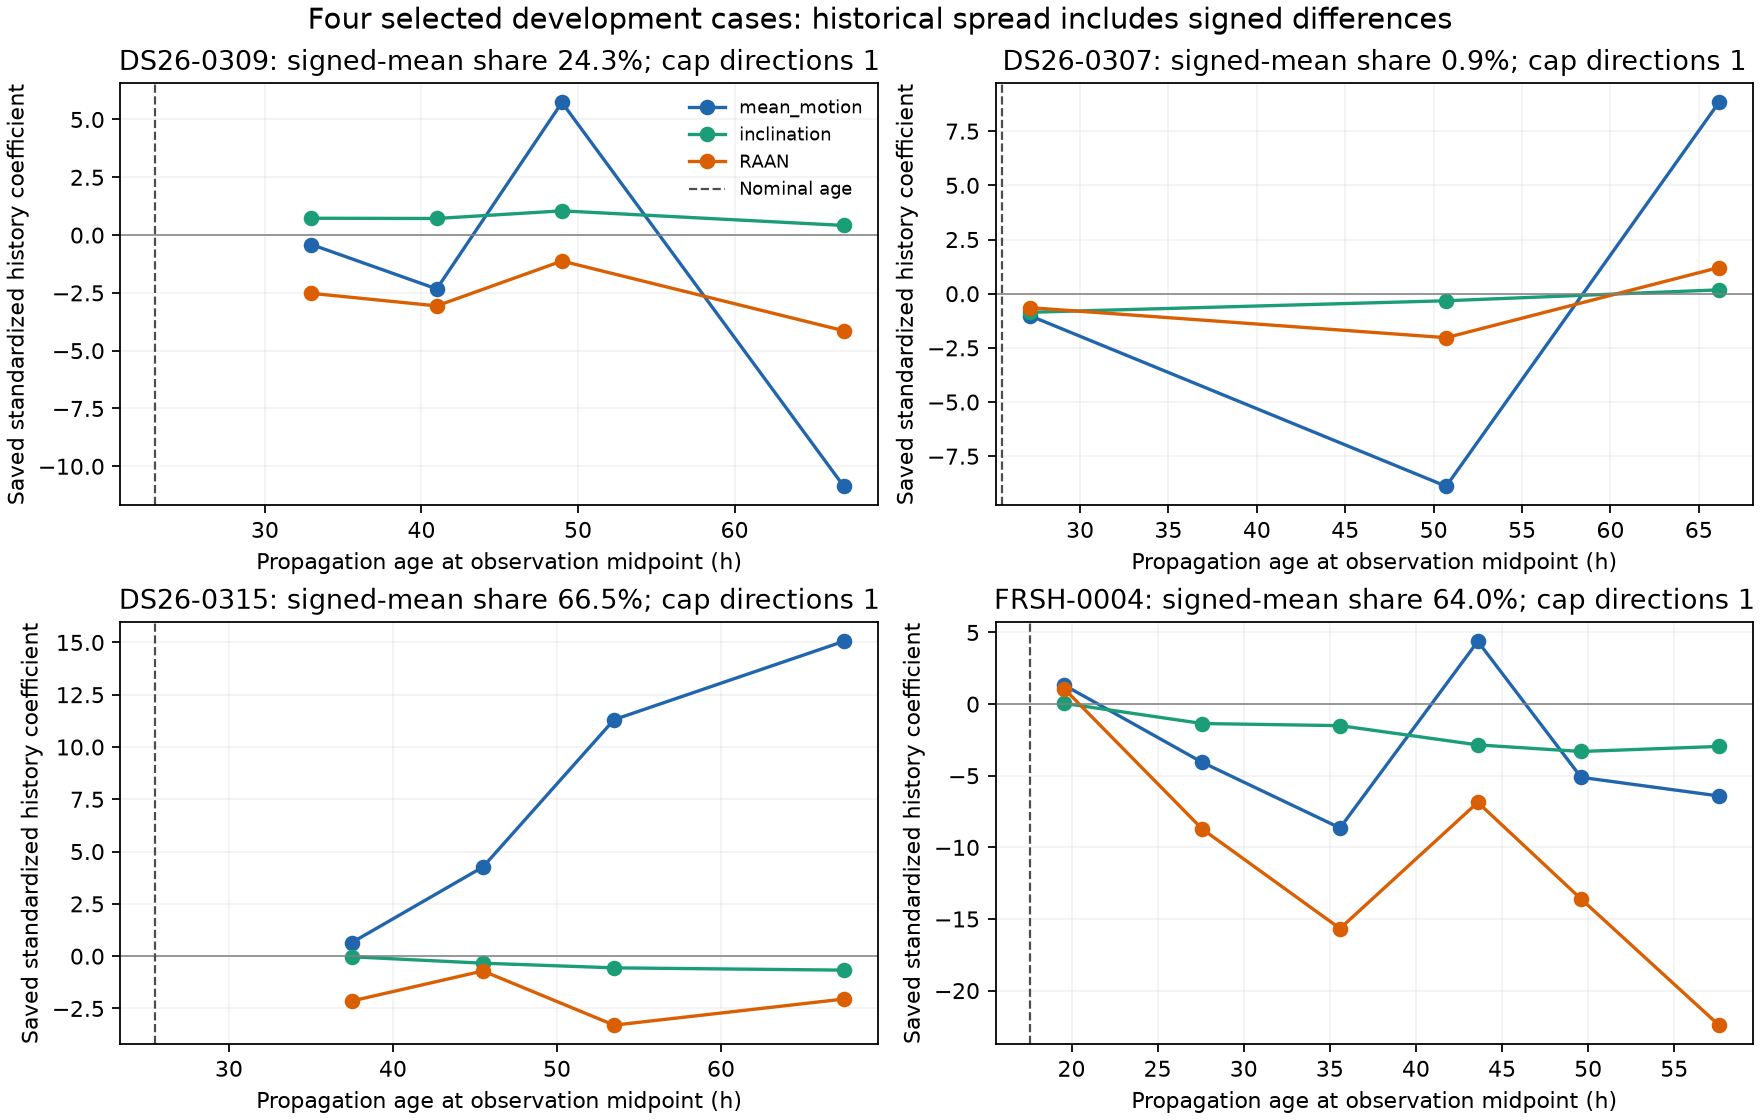

Recreate this plot in Python.
"""Posthoc four-case description using saved receipts; no RF or position fits.

The case panel was fixed for its known development outcomes. These diagnostics
never provide covariance inputs, classifier features or acceptance thresholds.
"""
import csv
import hashlib
import json
from pathlib import Path

import numpy as np


ROOT = Path(__file__).resolve().parent
OLD = ROOT.parents[1]/"2026_11_02_generalized_corrections"
CASES = ("DS26-0309", "DS26-0307", "DS26-0315", "FRSH-0004")
MODES = ("mean_motion", "inclination", "RAAN")


def read(path):
    return json.loads(Path(path).read_text())


def sha(path):
    return hashlib.sha256(Path(path).read_bytes()).hexdigest()


def decompose(coefficients):
    """Population identity, not a claim of independent sample covariance."""
    a = np.asarray(coefficients, float)
    mean = a.mean(axis=0)
    centered = a-mean
    spread = centered.T@centered/len(a)
    second = a.T@a/len(a)
    bias = np.outer(mean, mean)
    if not np.allclose(second, spread+bias, atol=1e-12, rtol=1e-12):
        raise ValueError("Second moment decomposition failed")
    trace = float(np.trace(second))
    return mean, spread, second, dict(
        squared_mean_trace=float(mean@mean), centered_spread_trace=float(np.trace(spread)),
        second_moment_trace=trace, squared_mean_trace_fraction=float(mean@mean/trace) if trace else None)


def csv_write(path, rows):
    with Path(path).open("w") as handle:
        writer = csv.DictWriter(handle, fieldnames=list(rows[0]))
        writer.writeheader()
        writer.writerows(rows)


def saved_phase_order(native):
    """Recover the sorted original graph label order without rebuilding a fit."""
    inventory = read(native["inventory_path"])
    job = inventory["job"]
    source = Path(job["root"])/"family_cavity/position"/(job["case"]+".json")
    baseline = read(source)
    node = baseline["selected"]["node"] if baseline["accepted"] else baseline["baseline_node"]
    labels = {}
    for row in node["seed"]["rows"]:
        if row["active_curvature"]:
            j, n = row["candidate_index"], row["candidate_norad"]
            if j in labels and labels[j] != n:
                raise ValueError("Saved graph candidate number mismatch")
            labels[j] = n
    return [labels[j] for j in sorted(labels)], dict(path=str(source), sha256=sha(source))


def main():
    paths = dict(combined=OLD/"evaluation/combined_results.json", roster=OLD/"evaluation/rf_roster.json",
                 inventory=OLD/"covariance/derived_inventory.json", positions=OLD/"position_results.csv")
    records = {r["case"]:r for r in read(paths["combined"])["rows"]}
    roster = {r["case"]:r for r in read(paths["roster"])["cases"]}
    inventory = {r["case"]:r for r in read(paths["inventory"])["rows"]}
    positions = {(r["case"],r["arm"],r["method"]):r for r in csv.DictReader(paths["positions"].open())}
    outputs, summaries, history_rows, arm_rows = [], [], [], []
    for case in CASES:
        record = records[case]
        receipt = record["prior_receipt"]
        source = inventory[case]
        if (receipt["selected_family"] != source["selected_family"]
                or not np.allclose(receipt["coefficient_covariance"], source["coefficient_covariance"], atol=1e-12)):
            raise ValueError("Inventory metadata does not describe runtime covariance")
        native = read(roster[case]["input_path"])
        phase_order, phase_source = saved_phase_order(native)
        midpoint = receipt["common_epoch_utc_ns"][1]
        nominal_age = (midpoint-receipt["nominal_epoch_utc_ns"])/3.6e12
        historical = receipt["historical_projection"]
        a = np.asarray([r["coefficients"] for r in historical])
        mean, spread, second, decomposition = decompose(a)
        if not np.allclose(second, receipt["second_moment"], atol=1e-12):
            raise ValueError("Saved historical coefficients differ from runtime second moment")
        covariance = np.asarray(receipt["coefficient_covariance"])
        eigen, vectors = np.linalg.eigh(covariance)
        unbounded, raw_vectors = np.linalg.eigh(.5*np.eye(3)+.5*second)
        scales = source["mode_metadata"]
        sigma = np.asarray([scales["mean_motion_sigma_rev_day"], scales["inclination_sigma_deg"], scales["raan_sigma_deg"]])
        ages = [(midpoint-r["epoch_utc_ns"])/3.6e12 for r in historical]
        direction = np.diag(second)/np.trace(second)
        summary = dict(case=case, target_family=receipt["selected_family"], historical_epochs=len(a),
            nominal_age_h=nominal_age, mean_historical_age_h=float(np.mean(ages)),
            minimum_historical_age_h=min(ages), maximum_historical_age_h=max(ages),
            mean_extra_historical_age_h=float(np.mean(ages)-nominal_age),
            squared_mean_trace_fraction=decomposition["squared_mean_trace_fraction"],
            maximum_unbounded_covariance_eigenvalue=float(unbounded[-1]),
            maximum_bounded_covariance_eigenvalue=float(eigen[-1]),
            upper_capped_directions=int(np.sum(unbounded>16+1e-10)),
            lower_floored_directions=int(np.sum(unbounded<1-1e-10)),
            represented_state_energy_fraction=receipt["represented_energy_fraction"])
        for k, mode in enumerate(MODES):
            summary[mode+"_signed_mean_standardized"] = float(mean[k])
            summary[mode+"_centered_SD_standardized"] = float(np.sqrt(spread[k,k]))
            summary[mode+"_second_moment_trace_fraction"] = float(direction[k])
            summary[mode+"_incumbent_physical_SD"] = float(sigma[k])
            summary[mode+"_signed_mean_physical"] = float(mean[k]*sigma[k])
        for item, age in zip(historical, ages):
            history_rows.append(dict(case=case, target_family=receipt["selected_family"], historical_age_h=age,
                epoch_utc_ns=item["epoch_utc_ns"], alignment_s=item["alignment_s"],
                mean_motion=item["coefficients"][0], inclination=item["coefficients"][1], RAAN=item["coefficients"][2]))
        arms = {}
        for arm in ("c0", "fitted_c"):
            A = record["variants"]["A"]["raw_endpoints"][arm]
            B = record["variants"]["A+B"]["raw_endpoints"][arm]
            pa = np.asarray(A["history"][-1]["posterior_phase"])
            pb = np.asarray(B["history"][-1]["posterior_phase"])
            if pa.shape != pb.shape:
                raise ValueError("Saved phase vectors use different orders")
            label_order = phase_order
            labels_known = len(label_order) == len(pa) and all(
                c["norad"] in label_order for c in A["exact_checks"])
            target_index = label_order.index(receipt["selected_family"]) if labels_known else None
            target_delta = float((pb-pa)[target_index]) if labels_known else None
            ap, bp = positions[(case,arm,"A")], positions[(case,arm,"A+B")]
            selected_A = record["variants"]["A"]["selected_output"][arm]
            selected_A_x = selected_A.get("x", native["baseline_arms"][arm]["endpoint_east_north_km"])
            arms[arm] = dict(
                saved_A_qualified=A["qualified"], saved_B_qualified=B["qualified"],
                A_policy_accepted=record["variants"]["A"]["accepted"], A_selected_source=selected_A["source"],
                candidate_movement_from_selected_A_km=float(np.linalg.norm(np.asarray(B["x"])-selected_A_x)),
                raw_A_movement_from_selected_A_km=float(np.linalg.norm(np.asarray(A["x"])-selected_A_x)),
                raw_A_to_B_curved_RMS_change_hz=B["rms_hz"]-A["rms_hz"],
                phase_norad_order=label_order if labels_known else None,
                phase_label_source=phase_source if labels_known else None,
                phase_vector_A_s=pa.tolist(), phase_vector_B_s=pb.tolist(),
                phase_vector_change_s=(pb-pa).tolist(),
                maximum_absolute_phase_change_s=float(max(abs(pb-pa))),
                target_phase_change_s=target_delta,
                saved_mode_posterior_available=False, saved_receiver_posterior_available=False,
                mode_posterior=None, receiver_posterior=None,
                posthoc_A_position_error_m=float(ap["error_m"]),
                posthoc_B_position_error_m=float(bp["error_m"]),
                posthoc_position_error_change_m=float(bp["error_m"])-float(ap["error_m"]))
            arm_rows.append(dict(case=case, arm=arm, **{k:v for k,v in arms[arm].items()
                if not isinstance(v,(dict,list))}))
        summaries.append(summary)
        outputs.append(dict(case=case, summary=summary, historical_signed_mean=mean.tolist(),
            centered_population_spread=spread.tolist(), squared_mean_component=np.outer(mean,mean).tolist(),
            uncentered_second_moment=second.tolist(), decomposition=decomposition,
            incumbent_mode_physical_SD=sigma.tolist(), physical_units=["rev/day","deg","deg"],
            covariance=covariance.tolist(), covariance_eigenvalues=eigen.tolist(),
            covariance_eigenvectors_columns=vectors.tolist(), unbounded_covariance_eigenvalues=unbounded.tolist(),
            unbounded_principal_direction=raw_vectors[:,-1].tolist(), arms=arms,
            native_input_sha256=sha(roster[case]["input_path"]),
            covariance_history_sha256=receipt["history_sha256"],
            nominal_epoch_utc_ns=receipt["nominal_epoch_utc_ns"],
            RF_cutoff_utc_ns=native["scan_receipt"]["cutoff_utc_ns"]))
    packet = dict(posthoc_development_panel=True, fixed_cases=list(CASES),
        old_RF_and_published_position_outcomes_used_for_description=True,
        new_covariance_construction_or_selection=False, new_RF_or_position_fits=False,
        classifier_or_acceptance_rule_created=False,
        limitations="Four selected development cases; correlated historical revisions; standardized "
            "directions are not orthogonal physical energy. Squared mean is descriptive bias, not "
            "a justified orbit mean correction. Old mode/receiver posteriors were not persisted; "
            "none are reconstructed here.",
        inputs={name:dict(path=str(path),sha256=sha(path)) for name,path in paths.items()},
        source_sha256=sha(__file__),cases=outputs)
    (ROOT/"old_b_panel.json").write_text(json.dumps(packet,indent=2,allow_nan=False)+"\n")
    csv_write(ROOT/"old_b_panel_summary.csv", summaries)
    csv_write(ROOT/"old_b_panel_history.csv", history_rows)
    csv_write(ROOT/"old_b_panel_arms.csv", arm_rows)
    plot(outputs, history_rows)
    print(json.dumps(dict(cases=summaries, arm_diagnostics=arm_rows),indent=2))


def plot(cases, history):
    import matplotlib
    matplotlib.use("Agg")
    import matplotlib.pyplot as plt
    fig, axes = plt.subplots(2,2,figsize=(11,7),layout="constrained")
    for ax, result in zip(axes.flat, cases):
        case=result["case"];rows=sorted([r for r in history if r["case"]==case],key=lambda r:r["historical_age_h"])
        for mode,color in zip(MODES,["#2166ac","#1b9e77","#d95f02"]):
            ax.plot([r["historical_age_h"] for r in rows],[r[mode] for r in rows],"o-",label=mode,color=color)
        ax.axhline(0,color=".5",linewidth=.7)
        ax.axvline(result["summary"]["nominal_age_h"],color=".3",linestyle="--",linewidth=1,label="Nominal age")
        s=result["summary"]
        ax.set_title(f"{case}: signed-mean share {s['squared_mean_trace_fraction']:.1%}; cap directions {s['upper_capped_directions']}")
        ax.set_xlabel("Propagation age at observation midpoint (h)")
        ax.set_ylabel("Saved standardized history coefficient")
        ax.grid(alpha=.15)
    axes[0,0].legend(frameon=False,fontsize=8)
    fig.suptitle("Four selected development cases: historical spread includes signed differences",fontsize=13)
    for ext in ("png","pdf"):fig.savefig(ROOT/f"old_b_panel.{ext}",dpi=160)
    plt.close(fig)


if __name__ == "__main__":
    main()
